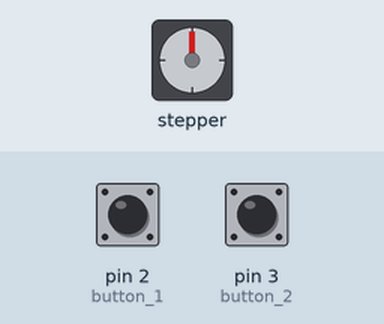
Recording of a sketch running on a simulated Arduino Uno, built with avr-gcc and run on an emulated ATmega328P. Shown: stepper motor. Wiring (inferred from the names in the program): stepper motor (2048 steps per turn assumed): coils pin 8, pin 9, pin 10, pin 11. The test bench sets the inputs (shaded band); at power-on: pin 2 (button_1) LOW, pin 3 (button_2) LOW.

Above: at 1.2 s.
1.3 s: pin 2 (button_1) pulled HIGH for 1 s
At 2.9 s:
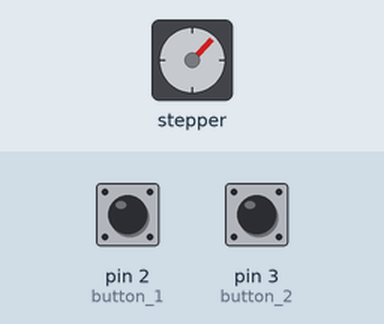
3.8 s: pin 3 (button_2) pulled HIGH for 3.2 s
At 8.0 s:
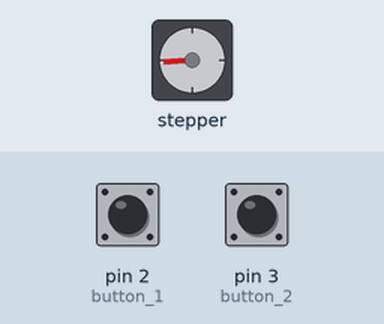
8.5 s: pin 3 (button_2) pulled HIGH for 0.15 s
At 9.0 s:
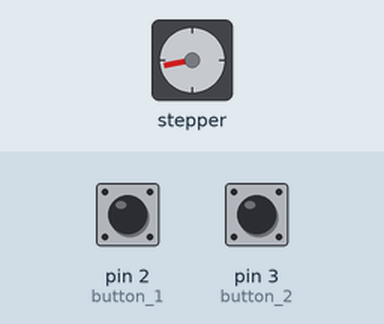
10.1 s: pin 3 (button_2) pulled HIGH for 1 s
At 12.2 s:
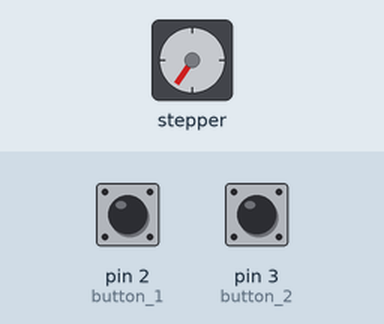
12.6 s: pin 3 (button_2) pulled HIGH for 1 s
At 14.8 s:
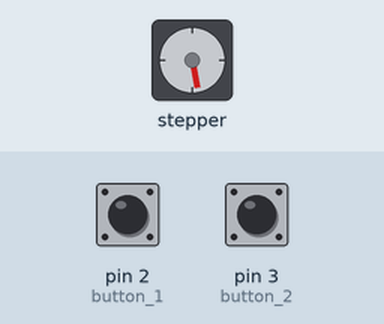
15.1 s: pin 3 (button_2) pulled HIGH for 3.2 s
At 19.5 s:
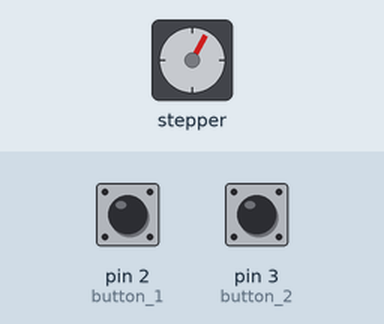
Timing chart, 0 to 20.8 s (numbered marks = the images above; inputs shaded):
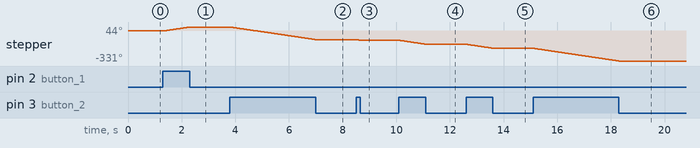

Measured:
- after the input at 1.3 s, stepper: turns 44° clockwise in 0.99 s, starting at once
- after the input at 3.8 s, stepper: turns 139° counter-clockwise in 3.2 s, starting at once
- after the input at 10.1 s, stepper: turns 44° counter-clockwise in 0.99 s, starting at once
- after the input at 12.6 s, stepper: turns 45° counter-clockwise in 1.0 s, starting at once
- after the input at 15.1 s, stepper: turns 140° counter-clockwise in 3.2 s, starting at once

The sketch:

Stepper_button.ino
```cpp
//  letsarduino.com
//  [Project 17] - Stepper Motor Direction Control Using 2 Buttons with the Arduino

int button_1 = 2;
int button_2 = 3;
int motorPin1 = 8;
int motorPin2 = 9;
int motorPin3 = 10;
int motorPin4 = 11;

int motor_Speed = 4;
int motor_Step;
int val1 = 0;
int val2 = 0;

  void setup() {
  pinMode(button_1, INPUT);
  pinMode(button_2, INPUT);
  pinMode(motorPin1, OUTPUT);
  pinMode(motorPin2, OUTPUT);
  pinMode(motorPin3, OUTPUT);
  pinMode(motorPin4, OUTPUT);
}

void loop() {

  val1 = digitalRead(button_1);
  if (val1 == HIGH)
  {
  digitalWrite(motorPin1, HIGH);
  digitalWrite(motorPin2, LOW);
  digitalWrite(motorPin3, LOW);
  digitalWrite(motorPin4, LOW);
  delay(motor_Speed);
  digitalWrite(motorPin1, LOW);
  digitalWrite(motorPin2, HIGH);
  digitalWrite(motorPin3, LOW);
  digitalWrite(motorPin4, LOW);
  delay(motor_Speed);
  digitalWrite(motorPin1, LOW);
  digitalWrite(motorPin2, LOW);
  digitalWrite(motorPin3, HIGH);
  digitalWrite(motorPin4, LOW);
  delay(motor_Speed);
  digitalWrite(motorPin1, LOW);
  digitalWrite(motorPin2, LOW);
  digitalWrite(motorPin3, LOW);
  digitalWrite(motorPin4, HIGH);
  delay(motor_Speed);

    }

   val2 = digitalRead(button_2);
   if (val2 == HIGH)

  {
  digitalWrite(motorPin4, HIGH);
  digitalWrite(motorPin3, LOW);
  digitalWrite(motorPin2, LOW);
  digitalWrite(motorPin1, LOW);
  delay(motor_Speed);
  digitalWrite(motorPin4, LOW);
  digitalWrite(motorPin3, HIGH);
  digitalWrite(motorPin2, LOW);
  digitalWrite(motorPin1, LOW);
  delay(motor_Speed);
  digitalWrite(motorPin4, LOW);
  digitalWrite(motorPin3, LOW);
  digitalWrite(motorPin2, HIGH);
  digitalWrite(motorPin1, LOW);
  delay(motor_Speed);
  digitalWrite(motorPin4, LOW);
  digitalWrite(motorPin3, LOW);
  digitalWrite(motorPin2, LOW);
  digitalWrite(motorPin1, HIGH);
  delay(motor_Speed);
  }
}
```
